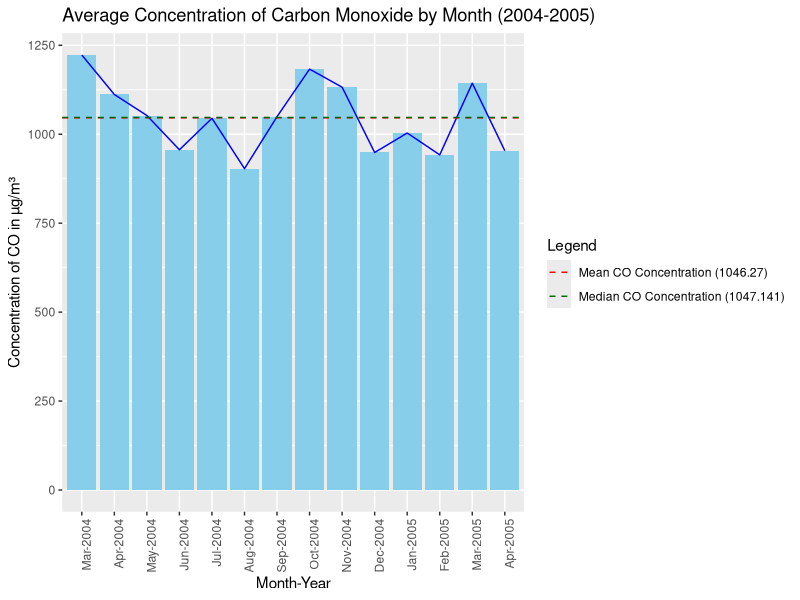
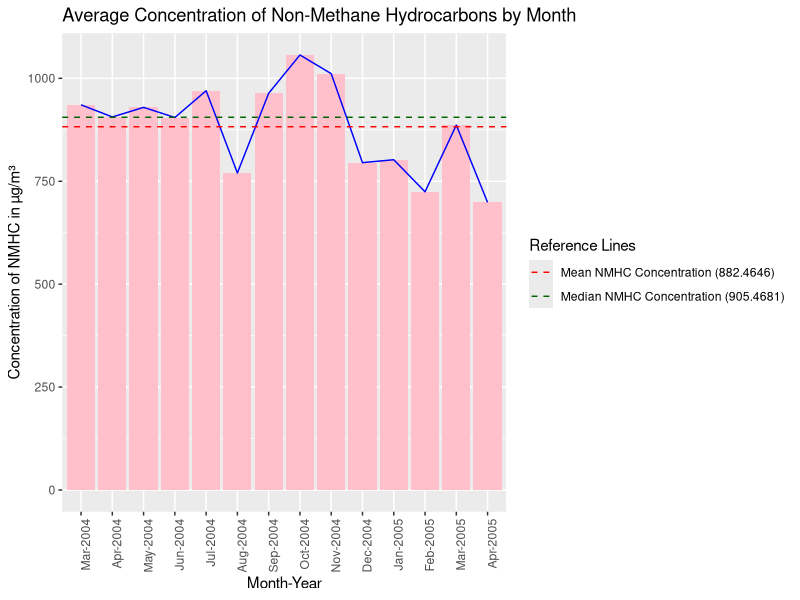
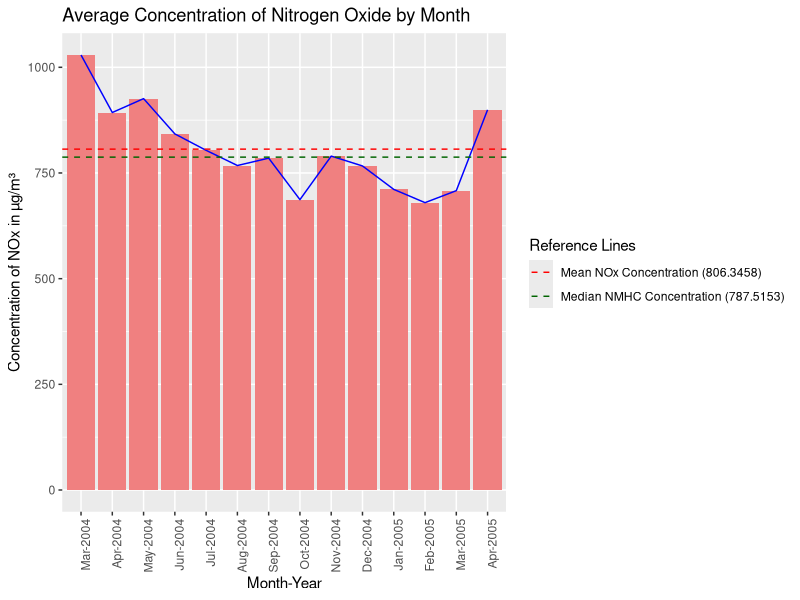

Here is the R script that generated these plots, in order:
## ---- chunk 1
library(readxl)
library(ggplot2)
library(lubridate)
library(tidyverse)
## ---- chunk 2
air <- read_excel("AirQualityUCI.xls")
head(air)

# Number of rows and columns
dim(air)

# Column names
colnames(air)
## ---- chunk 3
# Convert 'Date' column to y-m-d format
air$Date <- ymd(air$Date)

# Create numerical Month and Year columns
air <- air %>%
  mutate(
    Month = month(Date, label = TRUE), # Extracts month as a numeric value (1-12)
    Year = year(Date)    # Extracts year
  )

# Group by Year and Month for summarization
airM <- air %>%
  group_by(Year, Month) %>%
  summarize(across(where(is.numeric), ~mean(., na.rm = TRUE)))

head(airM, 5)
## ---- chunk 4
# Plot monthly CO Concentrations
airM %>%
  # Use interaction to combine Month and Year
  ggplot(aes(x = interaction(Month, Year, sep = "-"), y = `PT08.S1(CO)`)) +
  geom_col(fill = "skyblue") + 
  # Adding line plot to show trend
  geom_line(group = 1, color = "blue") +
  # Horizontal line for mean CO
  geom_hline(aes(yintercept = mean(airM$`PT08.S1(CO)`), color = "Mean"), linetype = "dashed") +
  # Horizontal line for median CO
  geom_hline(aes(yintercept = median(airM$`PT08.S1(CO)`), color = "Median"), linetype = "dashed") +
  labs(
    title = "Average Concentration of Carbon Monoxide by Month (2004-2005)",
    x = "Month-Year",
    y = "Concentration of CO in µg/m³"
  ) +
  scale_color_manual(
    values = c("Mean" = "red", "Median" = "darkgreen"),
    labels = c("Mean CO Concentration (1046.27)", "Median CO Concentration (1047.141)"),
    name = "Legend"
  ) +
  # Rotates the x-axis labels for readability
  theme(axis.text.x = element_text(angle = 90, hjust = 1))
## ---- chunk 5
# Plot monthly Non-Methane Hydrocarbon Concentrations 
airM %>%
  ggplot(aes(x = interaction(Month, Year, sep = "-"), y = `PT08.S2(NMHC)`)) +
  geom_col(fill = "pink") + 
  geom_line(group = 1, color = "blue") +
  geom_hline(aes(yintercept = mean(airM$`PT08.S2(NMHC)`), color = "Mean"), linetype = "dashed") +
  geom_hline(aes(yintercept = median(airM$`PT08.S2(NMHC)`), color = "Median"), linetype = "dashed") +
  labs(
    title = "Average Concentration of Non-Methane Hydrocarbons by Month",
    x = "Month-Year",
    y = "Concentration of NMHC in µg/m³"
  ) +
  scale_color_manual(
    values = c("Mean" = "red", "Median" = "darkgreen"),
    labels = c("Mean NMHC Concentration (882.4646)", "Median NMHC Concentration (905.4681)"),
    name = "Reference Lines"
  ) +
  theme(axis.text.x = element_text(angle = 90, hjust = 1))
## ---- chunk 6
# Plot monthly Nitrogen Oxide Concentrations 
airM %>%
  ggplot(aes(x = interaction(Month, Year, sep = "-"), y = `PT08.S3(NOx)`)) +
  geom_col(fill = "lightcoral") + 
  geom_line(group = 1, color = "blue") +
  geom_hline(aes(yintercept = mean(airM$`PT08.S3(NOx)`), color = "Mean"), linetype = "dashed") +
  geom_hline(aes(yintercept = median(airM$`PT08.S3(NOx)`), color = "Median"), linetype = "dashed") +
  labs(
    title = "Average Concentration of Nitrogen Oxide by Month",
    x = "Month-Year",
    y = "Concentration of NOx in µg/m³"
  ) +
  scale_color_manual(
    values = c("Mean" = "red", "Median" = "darkgreen"),
    labels = c("Mean NOx Concentration (806.3458)", "Median NMHC Concentration (787.5153)"),
    name = "Reference Lines"
  ) +
  theme(axis.text.x = element_text(angle = 90, hjust = 1))
## ---- chunk 7

